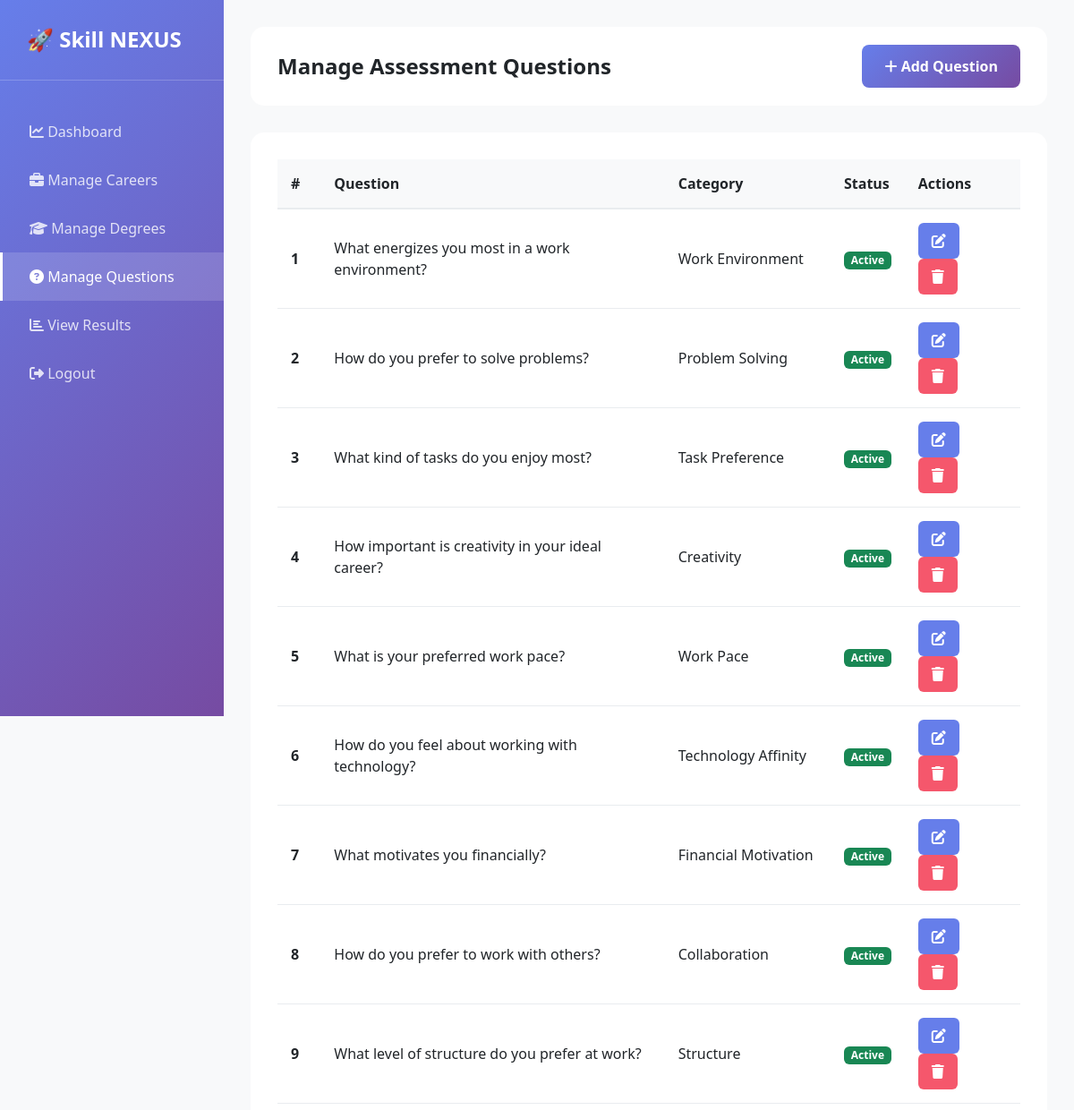
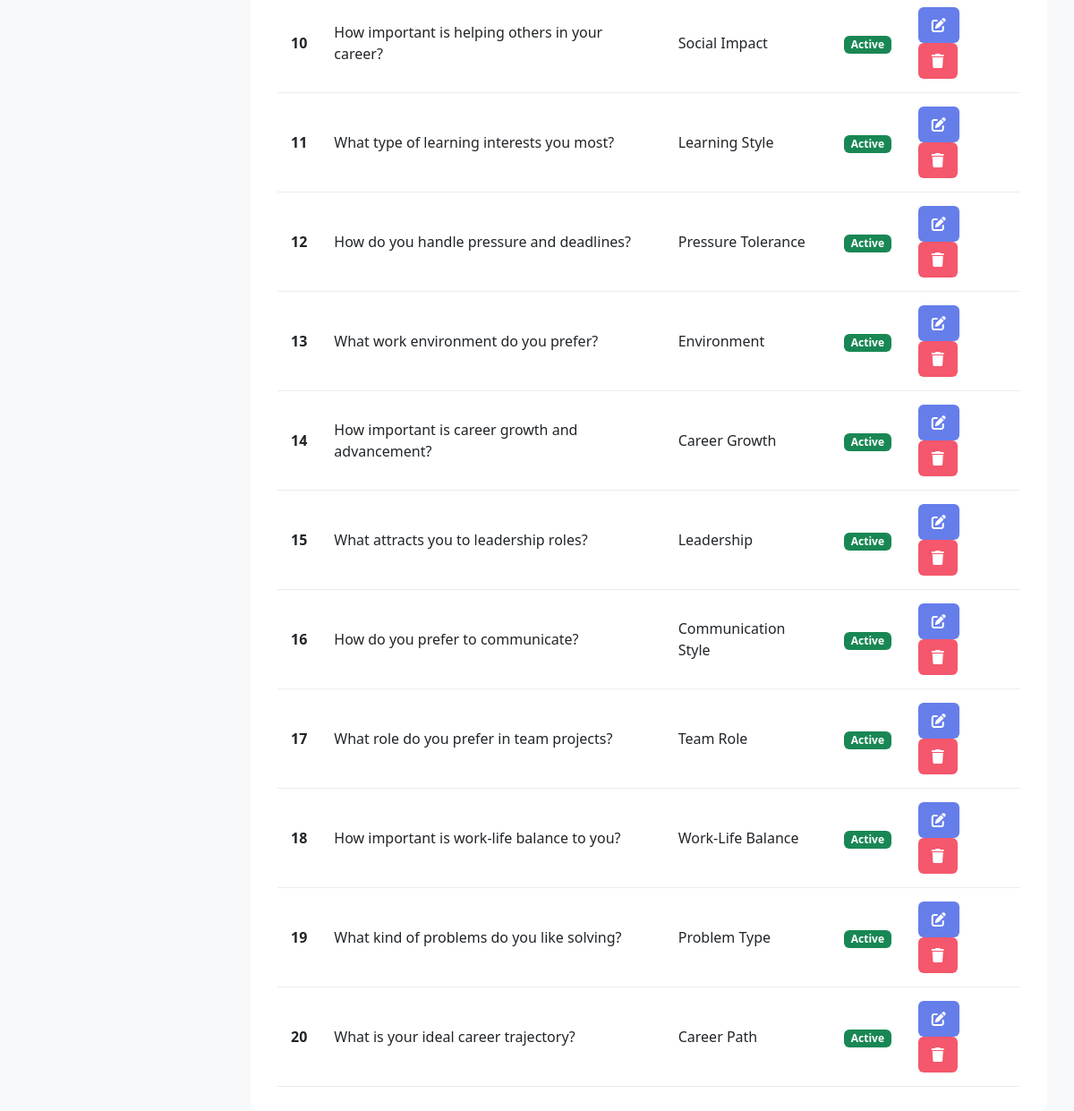
Page /admin/questions.php (signed in) on the committed database (2 pictures, top to bottom).
### tables this page shows
CREATE TABLE `questions` (
  `id` INT UNSIGNED NOT NULL AUTO_INCREMENT,
  `question_text` TEXT NOT NULL,
  `question_type` VARCHAR(50) DEFAULT 'multiple_choice',
  `category` VARCHAR(100),
  `sequence` INT NOT NULL,
  `is_active` BOOLEAN DEFAULT TRUE,
  `created_at` TIMESTAMP NOT NULL DEFAULT CURRENT_TIMESTAMP,
  `updated_at` TIMESTAMP NOT NULL DEFAULT CURRENT_TIMESTAMP ON UPDATE CURRENT_TIMESTAMP,
  PRIMARY KEY (`id`),
  UNIQUE KEY `unique_sequence` (`sequence`),
  INDEX `idx_questions_active` (`is_active`)
);

### config.php (called while the page is built, shortened)
<?php
function e(string $value): string
{
    return htmlspecialchars($value, ENT_QUOTES, 'UTF-8');
}
    ?>

### admin/questions.php (the view, shortened to what this page needs)
<?php
include __DIR__ . '/../config.php';
$questions = $pdo->query("SELECT * FROM questions ORDER BY sequence ASC")->fetchAll();
?>
<!DOCTYPE html>
<html lang="en">
<head>
    <link href="https://cdn.jsdelivr.net/npm/bootstrap@5.3.2/dist/css/bootstrap.min.css" rel="stylesheet">
    <link rel="stylesheet" href="https://cdnjs.cloudflare.com/ajax/libs/font-awesome/6.4.0/css/all.min.css">
</head>
<body>
    <div class="sidebar">
        <div class="sidebar-header">
            <h3>🚀 Skill NEXUS</h3>
        </div>
        <ul class="sidebar-menu" style="list-style: none; padding: 0;">
            <li><a href="<?= BASE_URL ?>/admin/dashboard.php"><i class="fas fa-chart-line"></i> Dashboard</a></li>
            <li><a href="<?= BASE_URL ?>/admin/careers.php"><i class="fas fa-briefcase"></i> Manage Careers</a></li>
            <li><a href="<?= BASE_URL ?>/admin/degrees.php"><i class="fas fa-graduation-cap"></i> Manage Degrees</a>
            </li>
            <li><a href="<?= BASE_URL ?>/admin/questions.php" class="active"><i class="fas fa-question-circle"></i>
                    Manage Questions</a></li>
            <li><a href="<?= BASE_URL ?>/admin/results.php"><i class="fas fa-chart-bar"></i> View Results</a></li>
            <li><a href="<?= BASE_URL ?>/admin/logout.php"><i class="fas fa-sign-out-alt"></i> Logout</a></li>
        </ul>
    </div>
    <div class="main-content">
        <div class="topbar">
            <h1 style="margin: 0; font-size: 1.5rem; font-weight: 700;">Manage Assessment Questions</h1>
            <button onclick="openModal()" class="btn-add">
                <i class="fas fa-plus"></i> Add Question
            </button>
        </div>
        <div class="content-section">
            <?php if (!empty($questions)): ?>
                <div style="overflow-x: auto;">
                    <table>
                        <thead>
                            <tr>
                                <th>#</th>
                                <th>Question</th>
                                <th>Category</th>
                                <th>Status</th>
                                <th>Actions</th>
                            </tr>
                        </thead>
                        <tbody>
                            <?php foreach ($questions as $q): ?>
                                <tr>
                                    <td><strong><?= $q['sequence'] ?></strong></td>
                                    <td><?= e($q['question_text']) ?></td>
                                    <td><?= e($q['category'] ?? '-') ?></td>
                                    <td>
                                        <span class="badge <?= $q['is_active'] ? 'bg-success' : 'bg-danger' ?>">
                                            <?= $q['is_active'] ? 'Active' : 'Inactive' ?>
                                        </span>
                                    </td>
                                    <td>
                                        <button onclick="editQuestion(<?= htmlspecialchars(json_encode($q)) ?>)"
                                            class="btn-edit">
                                            <i class="fas fa-edit"></i>
                                        </button>
                                        <form method="POST" style="display: inline;" onsubmit="return confirm('Sure?')">
                                            <button type="submit" class="btn-delete">
                                                <i class="fas fa-trash"></i>
                                            </button>
                                        </form>
                                    </td>
                                </tr>
                            <?php endforeach; ?>
                        </tbody>
                    </table>
                </div>
            <?php else: ?>
                <p>No questions found. <a href="#" onclick="openModal()">Add your first question</a></p>
            <?php endif; ?>
        </div>
    </div>
</body>
</html>

### admin/questions.php (style rules this page uses)
body { font-family: 'Segoe UI'; background: #f8f9fa; }
.sidebar { background: linear-gradient(135deg, #667eea, #764ba2); color: white; min-height: 100vh; padding: 30px 0; position: fixed; width: 250px; left: 0; top: 0; }
.sidebar-header { padding: 0 30px 30px; border-bottom: 1px solid rgba(255, 255, 255, 0.2); margin-bottom: 30px; }
.sidebar-header h3 { font-size: 1.5rem; font-weight: 800; margin: 0; }
.sidebar-menu { list-style: none; padding: 0; }
.sidebar-menu a { display: block; padding: 15px 30px; color: rgba(255, 255, 255, 0.8); text-decoration: none; transition: all 0.3s; border-left: 3px solid transparent; }
.sidebar-menu a:hover, .sidebar-menu a.active { background: rgba(255, 255, 255, 0.15); color: white; border-left-color: white; }
.main-content { margin-left: 250px; padding: 30px; }
.topbar { background: white; border-radius: 15px; padding: 20px 30px; margin-bottom: 30px; display: flex; justify-content: space-between; align-items: center; }
.content-section { background: white; border-radius: 15px; padding: 30px; }
.btn-add { background: linear-gradient(135deg, #667eea, #764ba2); color: white; border: none; padding: 12px 25px; border-radius: 8px; font-weight: 600; cursor: pointer; text-decoration: none; }
table { width: 100%; border-collapse: collapse; }
thead th { background: #f8f9fa; font-weight: 600; padding: 15px; text-align: left; border-bottom: 2px solid #e9ecef; }
tbody td { padding: 15px; border-bottom: 1px solid #e9ecef; }
.btn-edit, .btn-delete { padding: 8px 15px; border: none; border-radius: 6px; cursor: pointer; font-weight: 600; text-decoration: none; display: inline-block; }
.btn-edit { background: #667eea; color: white; margin-right: 10px; }
.btn-delete { background: #f5576c; color: white; }

### rows in the picture
questions: sequence "1", question_text "What energizes you most in a work environment?", category "Work Environment", is_active "Active"
questions: sequence "2", question_text "How do you prefer to solve problems?", category "Problem Solving", is_active "Active"
questions: sequence "3", question_text "What kind of tasks do you enjoy most?", category "Task Preference", is_active "Active"
questions: sequence "4", question_text "How important is creativity in your ideal career?", category "Creativity", is_active "Active"
questions: sequence "5", question_text "What is your preferred work pace?", category "Work Pace", is_active "Active"
questions: sequence "6", question_text "How do you feel about working with technology?", category "Technology Affinity", is_active "Active"
questions: sequence "7", question_text "What motivates you financially?", category "Financial Motivation", is_active "Active"
questions: sequence "8", question_text "How do you prefer to work with others?", category "Collaboration", is_active "Active"
questions: sequence "9", question_text "What level of structure do you prefer at work?", category "Structure", is_active "Active"
questions: sequence "10", question_text "How important is helping others in your career?", category "Social Impact", is_active "Active"
questions: sequence "11", question_text "What type of learning interests you most?", category "Learning Style", is_active "Active"
questions: sequence "12", question_text "How do you handle pressure and deadlines?", category "Pressure Tolerance", is_active "Active"
questions: sequence "13", question_text "What work environment do you prefer?", category "Environment", is_active "Active"
questions: sequence "14", question_text "How important is career growth and advancement?", category "Career Growth", is_active "Active"
questions: sequence "15", question_text "What attracts you to leadership roles?", category "Leadership", is_active "Active"
questions: sequence "16", question_text "How do you prefer to communicate?", category "Communication Style", is_active "Active"
questions: sequence "17", question_text "What role do you prefer in team projects?", category "Team Role", is_active "Active"
questions: sequence "18", question_text "How important is work-life balance to you?", category "Work-Life Balance", is_active "Active"
questions: sequence "19", question_text "What kind of problems do you like solving?", category "Problem Type", is_active "Active"
questions: sequence "20", question_text "What is your ideal career trajectory?", category "Career Path", is_active "Active"
